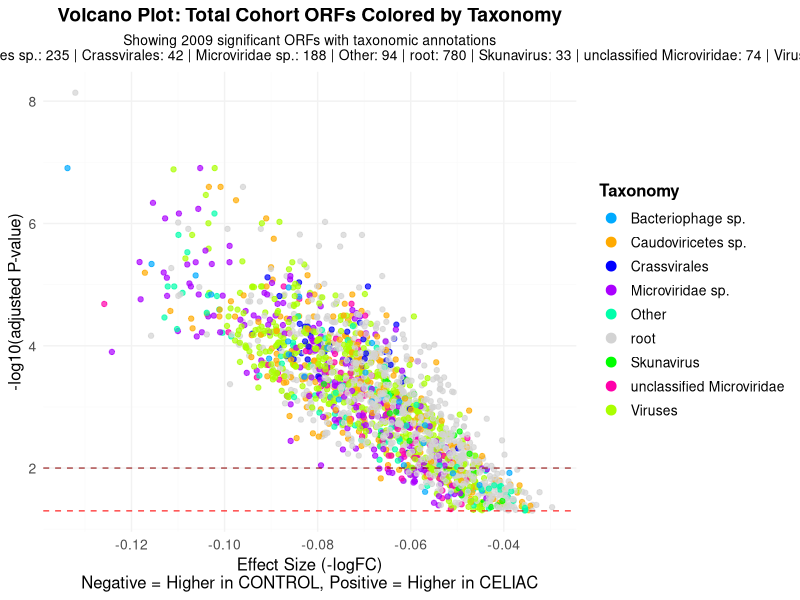
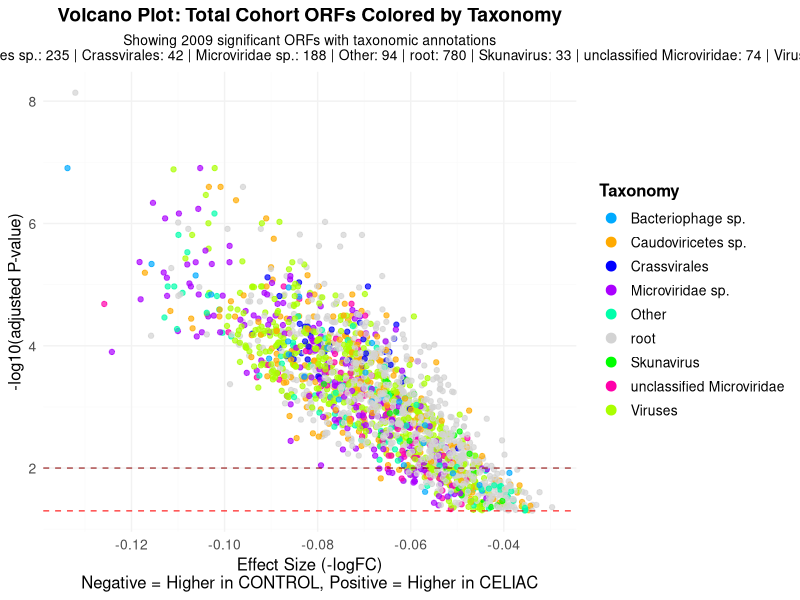

These figures' R source, in order:
#!/usr/bin/env Rscript
# Create Volcano Plot with Taxonomic Coloring
# Author: Claude AI
# Date: 2025-08-05

library(dplyr)
library(ggplot2)
library(stringr)

cat("=== CREATING TAXONOMY VOLCANO PLOT ===\n")
cat("Starting analysis at:", format(Sys.time()), "\n\n")

# ============================================================================
# PART 1: LOAD DATA
# ============================================================================

cat("1. Loading data files...\n")

# Load limma results - use the SIGNIFICANT ORFs file for better volcano plot
limma_results <- read.csv("total_limma_model_Sig_res_final.csv", row.names = 1)
cat("Loaded significant limma results with", nrow(limma_results), "ORFs\n")

# Load taxonomy data
taxonomy_data <- read.table("../../mmseqs_taxonomy.tsv", sep = "\t", header = FALSE, stringsAsFactors = FALSE)
colnames(taxonomy_data) <- c("orf_id_short", "taxid", "rank", "taxonomy", "score", "matches", "aligned", "coverage", "lineage")
cat("Loaded taxonomy data with", nrow(taxonomy_data), "entries\n")

# ============================================================================
# PART 2: PROCESS ORF IDs
# ============================================================================

cat("\n2. Processing ORF IDs for matching...\n")

# Create modified ORF ID column in limma results by removing last part
limma_results$orf_id_original <- rownames(limma_results)
limma_results$orf_id_short <- gsub("_[0-9]+$", "", limma_results$orf_id_original)

cat("Example ORF ID transformations:\n")
examples <- head(limma_results[, c("orf_id_original", "orf_id_short")], 5)
for(i in 1:nrow(examples)) {
  cat(paste0("  ", examples$orf_id_original[i], " -> ", examples$orf_id_short[i], "\n"))
}

# Check matching between datasets
matching_ids <- intersect(limma_results$orf_id_short, taxonomy_data$orf_id_short)
cat("\nFound", length(matching_ids), "matching ORF IDs between datasets\n")
cat("Limma results:", nrow(limma_results), "ORFs\n")
cat("Taxonomy data:", nrow(taxonomy_data), "entries\n")
cat("Overlap:", length(matching_ids), "ORFs\n")

# ============================================================================
# PART 3: MERGE DATA
# ============================================================================

cat("\n3. Merging datasets...\n")

# Merge the datasets
merged_data <- merge(limma_results, taxonomy_data, by = "orf_id_short", all.x = TRUE)
cat("Merged dataset contains", nrow(merged_data), "ORFs\n")
cat("ORFs with taxonomy annotation:", sum(!is.na(merged_data$taxonomy)), "\n")
cat("ORFs without taxonomy annotation:", sum(is.na(merged_data$taxonomy)), "\n")

# Check taxonomy categories
if(sum(!is.na(merged_data$taxonomy)) > 0) {
  taxonomy_counts <- table(merged_data$taxonomy, useNA = "ifany")
  cat("\nTaxonomy categories found:\n")
  print(taxonomy_counts)
}

# ============================================================================
# PART 4: CREATE VOLCANO PLOT
# ============================================================================

cat("\n4. Creating volcano plot with taxonomic coloring...\n")

# Prepare data for plotting
plot_data <- merged_data
plot_data$logFC_flipped <- -plot_data$logFC  # Flip logFC to move significant dots to the left
plot_data$neg_log10_pval <- -log10(plot_data$adj.P.Val)

# Handle taxonomy categories - group rare ones
if(sum(!is.na(plot_data$taxonomy)) > 0) {
  taxonomy_counts <- table(plot_data$taxonomy, useNA = "ifany")
  
  # Keep top taxonomies, group others as "Other"
  top_taxonomies <- names(sort(taxonomy_counts, decreasing = TRUE))[1:min(8, length(taxonomy_counts))]
  
  plot_data$taxonomy_grouped <- ifelse(
    is.na(plot_data$taxonomy), 
    "Unknown",
    ifelse(plot_data$taxonomy %in% top_taxonomies, 
           plot_data$taxonomy, 
           "Other")
  )
} else {
  plot_data$taxonomy_grouped <- "Unknown"
}

# Count final categories
final_counts <- table(plot_data$taxonomy_grouped)
cat("\nFinal taxonomy groups for plotting:\n")
print(final_counts)

# Create annotation text with counts for each category
annotation_text <- paste0(names(final_counts), " (n=", final_counts, ")", collapse = "\n")
cat("\nAnnotation text to be added:\n")
cat(annotation_text)

# Create color palette
unique_taxonomies <- unique(plot_data$taxonomy_grouped)
n_taxonomies <- length(unique_taxonomies)

# Create distinct colors
if(n_taxonomies <= 8) {
  colors <- RColorBrewer::brewer.pal(max(3, n_taxonomies), "Set2")
} else {
  colors <- rainbow(n_taxonomies, alpha = 0.8)
}
names(colors) <- unique_taxonomies

# Make sure "Unknown" is grey if present
if("Unknown" %in% names(colors)) {
  colors["Unknown"] <- "grey60"
}

# Make "root" light gray so other categories are more obvious
if("root" %in% names(colors)) {
  colors["root"] <- "lightgray"
}

# Create annotation subtitle before creating the plot
annotation_subtitle <- paste(
  paste0(names(final_counts), ": ", final_counts), 
  collapse = " | "
)

# Create the volcano plot
p <- ggplot(plot_data, aes(x = logFC_flipped, y = neg_log10_pval)) +
  geom_point(aes(color = taxonomy_grouped), size = 1.5, alpha = 0.7) +
  scale_color_manual(values = colors) +
  labs(
    title = "Volcano Plot: Total Cohort ORFs Colored by Taxonomy",
    subtitle = paste("Showing", nrow(plot_data), "significant ORFs with taxonomic annotations\n", annotation_subtitle),
    x = "Effect Size (-logFC)\nNegative = Higher in CONTROL, Positive = Higher in CELIAC",
    y = "-log10(adjusted P-value)",
    color = "Taxonomy"
  ) +
  theme_minimal() +
  theme(
    plot.title = element_text(hjust = 0.5, size = 14, face = "bold"),
    plot.subtitle = element_text(hjust = 0.5, size = 10),
    legend.position = "right",
    legend.title = element_text(size = 12, face = "bold"),
    legend.text = element_text(size = 10),
    axis.title = element_text(size = 12),
    axis.text = element_text(size = 10),
    panel.grid.major = element_line(color = "grey95", size = 0.5),
    panel.grid.minor = element_line(color = "grey98", size = 0.25)
  ) +
  guides(color = guide_legend(override.aes = list(size = 3, alpha = 1)))


# Add significance lines if there are significant results
if(any(plot_data$adj.P.Val < 0.05)) {
  p <- p + geom_hline(yintercept = -log10(0.05), linetype = "dashed", color = "red", alpha = 0.7)
}
if(any(plot_data$adj.P.Val < 0.01)) {
  p <- p + geom_hline(yintercept = -log10(0.01), linetype = "dashed", color = "darkred", alpha = 0.7)
}

# Save the plot - increase width to prevent text trimming
ggsave("taxonomy_volcano_plot.png", p, width = 14, height = 9, dpi = 300, bg = "white")
cat("Volcano plot saved as 'taxonomy_volcano_plot.png'\n")

# Also save as PDF
ggsave("taxonomy_volcano_plot.pdf", p, width = 14, height = 9, bg = "white")
cat("Volcano plot also saved as 'taxonomy_volcano_plot.pdf'\n")

# ============================================================================
# PART 5: SAVE MERGED DATA AND SUMMARY
# ============================================================================

cat("\n5. Saving merged data and summary statistics...\n")

# Save merged data
write.csv(merged_data, "limma_results_with_taxonomy.csv", row.names = FALSE)
cat("Merged data saved as 'limma_results_with_taxonomy.csv'\n")

# Create summary statistics
summary_stats <- data.frame(
  Category = c("Total ORFs in limma results", "ORFs with taxonomy annotation", 
               "ORFs without taxonomy annotation", "Unique taxonomies", 
               "Most common taxonomy", "Significant ORFs (adj.p < 0.05)",
               "Significant ORFs (adj.p < 0.01)"),
  Count = c(nrow(merged_data), 
            sum(!is.na(merged_data$taxonomy)),
            sum(is.na(merged_data$taxonomy)),
            length(unique(merged_data$taxonomy[!is.na(merged_data$taxonomy)])),
            if(sum(!is.na(merged_data$taxonomy)) > 0) names(sort(table(merged_data$taxonomy), decreasing = TRUE))[1] else "None",
            sum(merged_data$adj.P.Val < 0.05),
            sum(merged_data$adj.P.Val < 0.01))
)

write.csv(summary_stats, "taxonomy_analysis_summary.csv", row.names = FALSE)
cat("Summary statistics saved as 'taxonomy_analysis_summary.csv'\n")

# Print summary
cat("\n=== TAXONOMY VOLCANO PLOT ANALYSIS COMPLETED ===\n")
cat("Generated files:\n")
cat("- taxonomy_volcano_plot.png: Main volcano plot with taxonomic coloring\n")
cat("- taxonomy_volcano_plot.pdf: PDF version of the plot\n")
cat("- limma_results_with_taxonomy.csv: Merged dataset with taxonomy annotations\n")
cat("- taxonomy_analysis_summary.csv: Summary statistics\n")

cat("\nSummary Statistics:\n")
print(summary_stats)

cat("\nAnalysis completed at:", format(Sys.time()), "\n")